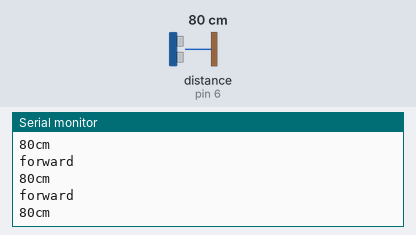
Simulated run of this sketch. Board: Arduino Uno, built with avr-gcc and run on an emulated ATmega328P. Shown: the last lines printed to the serial monitor. Wiring (inferred from the names in the program): ultrasonic range finder: trigger pin 7; echo pin 6. Inputs (shaded band) come from the test bench; at power-on: distance to the obstacle (sensor on pin 6) 80 cm. The echo pulse lasts 58.3 µs per cm.

Above: at 1.2 s.
1.3 s: distance to the obstacle (sensor on pin 6) set to 12 cm
At 1.38 s:
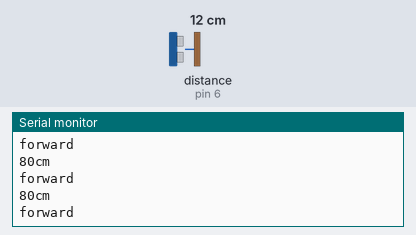
2.8 s: distance to the obstacle (sensor on pin 6) set to 9 cm
At 3.4 s:
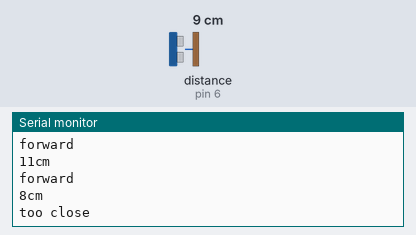
Timing chart, 0 to 5.8 s (numbered marks = the images above; inputs shaded):
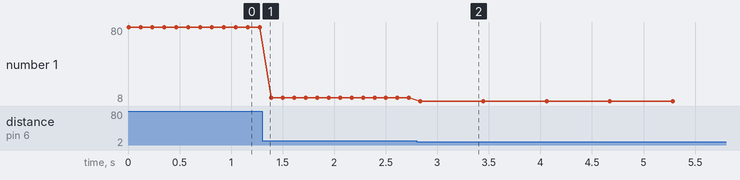

The sketch:

echo.ino
```cpp
const int pingPin = 7; // Trigger Pin of Ultrasonic Sensor
const int echoPin = 6; // Echo Pin of Ultrasonic Sensor
bool      tooClose;
long duration, inches, cm;

void setup() {
   Serial.begin(9600); // Starting Serial Terminal
   fwd();
}


void loop() {
   pinMode(pingPin, OUTPUT);
   digitalWrite(pingPin, LOW);
   delayMicroseconds(2);
   digitalWrite(pingPin, HIGH);
   delayMicroseconds(10);
   digitalWrite(pingPin, LOW);
   pinMode(echoPin, INPUT);
   duration = pulseIn(echoPin, HIGH);
   cm = microsecondsToCentimeters(duration);
   //Serial.print(duration);
   Serial.print("\n");
   Serial.print(cm);
   Serial.print("cm\n");
   Serial.println();
   delay(100);

  if (cm < 10){
    detected();
    tooClose = true;
  }
  else {
    tooClose =false;
    fwd();
  }
  delay(10);


}


long microsecondsToCentimeters(long microseconds) {
   return microseconds / 29 / 2;
}

void detected(){
  Serial.print("too close\n");
  delay(500);
}

//------------------------------------------------------//
void fwd(){
  //
  Serial.print("forward\n");
}

void rotate_lft(){
  //
}

void rotate_right(){
  //
}

void bck(){
  //
}

void halt(){
 //
}
```

Measured:
- the behaviour switches between 11 and 10 cm on distance to the obstacle (sensor on pin 6) (found by bisection; images 1 and 2)
- after the input at 2.8 s, the serial monitor: prints a new line at once (image 2)
- plotted number 1: 80 → 11 after the input at 1.3 s, 11 → 8 after the input at 2.8 s
